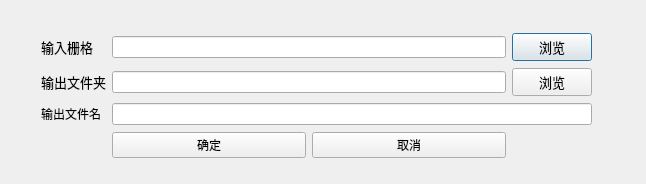
<?xml version="1.0" encoding="UTF-8"?>
<ui version="4.0">
 <class>ImgStretch</class>
 <widget class="QDialog" name="ImgStretch">
  <property name="geometry">
   <rect>
    <x>0</x>
    <y>0</y>
    <width>646</width>
    <height>184</height>
   </rect>
  </property>
  <property name="windowTitle">
   <string>百分比截断拉伸</string>
  </property>
  <widget class="QWidget" name="layoutWidget">
   <property name="geometry">
    <rect>
     <x>41</x>
     <y>32</y>
     <width>551</width>
     <height>131</height>
    </rect>
   </property>
   <layout class="QGridLayout" name="gridLayout">
    <item row="0" column="0">
     <widget class="QLabel" name="label">
      <property name="font">
       <font>
        <pointsize>10</pointsize>
       </font>
      </property>
      <property name="text">
       <string>输入栅格</string>
      </property>
     </widget>
    </item>
    <item row="0" column="1">
     <widget class="QLineEdit" name="lineEdit_input"/>
    </item>
    <item row="0" column="2">
     <widget class="QPushButton" name="input_Button">
      <property name="font">
       <font>
        <pointsize>10</pointsize>
       </font>
      </property>
      <property name="text">
       <string>浏览</string>
      </property>
     </widget>
    </item>
    <item row="1" column="0">
     <widget class="QLabel" name="label_3">
      <property name="font">
       <font>
        <pointsize>10</pointsize>
       </font>
      </property>
      <property name="text">
       <string>输出文件夹</string>
      </property>
     </widget>
    </item>
    <item row="1" column="1">
     <widget class="QLineEdit" name="lineEdit_savedir"/>
    </item>
    <item row="1" column="2">
     <widget class="QPushButton" name="output_Button">
      <property name="font">
       <font>
        <pointsize>10</pointsize>
       </font>
      </property>
      <property name="text">
       <string>浏览</string>
      </property>
     </widget>
    </item>
    <item row="2" column="0">
     <widget class="QLabel" name="label_2">
      <property name="text">
       <string>输出文件名</string>
      </property>
     </widget>
    </item>
    <item row="2" column="1" colspan="2">
     <widget class="QLineEdit" name="lineEdit_saveName"/>
    </item>
    <item row="3" column="1">
     <layout class="QHBoxLayout" name="horizontalLayout">
      <item>
       <widget class="QPushButton" name="ensure_pushButton">
        <property name="text">
         <string>确定</string>
        </property>
       </widget>
      </item>
      <item>
       <widget class="QPushButton" name="cancel_pushButton">
        <property name="text">
         <string>取消</string>
        </property>
       </widget>
      </item>
     </layout>
    </item>
   </layout>
  </widget>
 </widget>
 <resources/>
 <connections/>
</ui>
